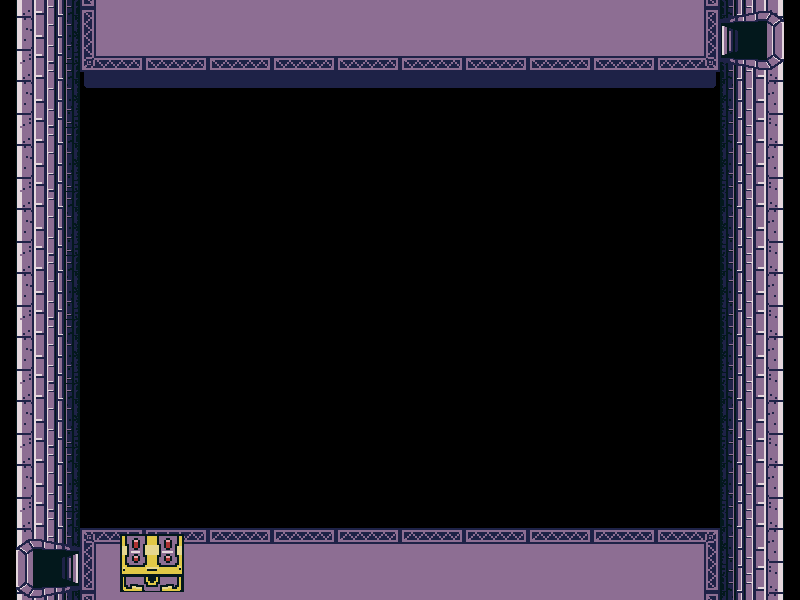

This is a level from a 2D game, rendered from its Tiled map with the project's own tilesets. A one-line summary and the map file follow, with tile-layer data summarised:
An orthogonal 100x75 tile map with 8x8 px tiles, 2 tile layers (bg, decos), 1 hidden layer not drawn, 2 tilesets and 4 objects (entrance, exit, playerStart, goal).

<map version="1.0" tiledversion="1.1.5" orientation="orthogonal" renderorder="right-down" width="100" height="75" tilewidth="8" tileheight="8" infinite="0" nextobjectid="11">
 <tileset firstgid="1" name="tiles" tilewidth="8" tileheight="8" tilecount="2048" columns="64">
  <image source="../images/dungeon-tiles-imp.png" width="512" height="256" />
 </tileset>
 <tileset firstgid="2049" name="stepping-stones" tilewidth="8" tileheight="8" tilecount="2048" columns="64">
  <image source="../images/tile-pholders.png" width="512" height="256" />
 </tileset>
 <layer name="bg" width="100" height="75">
  <properties>
   <property name="tileset" value="tiles" />
  </properties>
  <data>[7500 cells, 2800 non-empty, 486 distinct tile ids]</data>
 </layer>
 <layer name="level" width="100" height="75" visible="0">
  <data>[7500 cells, 17 non-empty, 3 distinct tile ids]</data>
 </layer>
 <layer name="decos" width="100" height="75">
  <properties>
   <property name="tileset" value="stepping-stones" />
  </properties>
  <data>[7500 cells, 192 non-empty, 192 distinct tile ids]</data>
 </layer>
 <objectgroup name="areas">
  <object id="1" name="entrance" x="82" y="25" width="638" height="47" />
  <object id="5" name="exit" x="78" y="530" width="640" height="70" />
  <object id="8" name="playerStart" x="685" y="67">
   <point />
  </object>
  <object id="9" name="goal" x="99" y="578" width="99" height="23" />
 </objectgroup>
</map>
